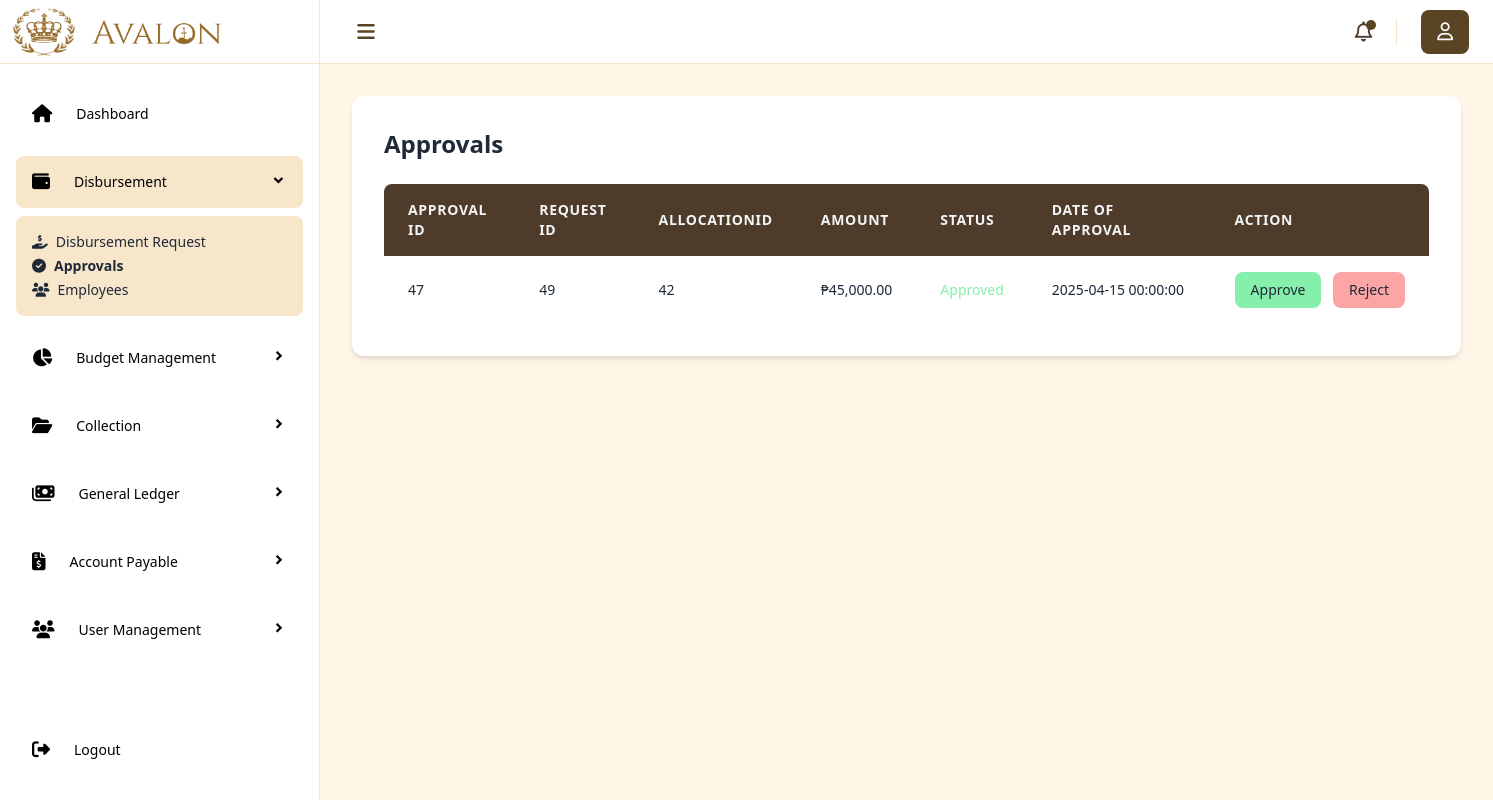
Page /Disbursement/Approvals.php on the committed database.
### tables this page shows
CREATE TABLE `approvals` (
  `ApprovalID` int(11) NOT NULL,
  `AllocationID` int(11) NOT NULL,
  `RequestID` int(11) NOT NULL,
  `Amount` decimal(10,2) NOT NULL,
  `ApproverID` int(11) NOT NULL,
  `Status` enum('Pending','Approved','Rejected') NOT NULL DEFAULT 'Pending',
  `DateOfApproval` datetime DEFAULT NULL,
  `RejectReason` text DEFAULT NULL
);

### Disbursement/Approvals.php (the view, shortened to what this page needs)
<?php include('../includes/head.php'); ?>
<body>
    <div class="flex min-h-screen w-full">
        <?php include('../includes/sidebar.php'); ?>
        <div class="main w-full bg-[#FFF6E8] md:ml-[320px]">
            <?php include('../includes/navbar.php'); ?>
            <main class="px-8 py-8">
                    <div class="bg-white p-8 rounded-xl shadow-md">
                        <h2 class="text-2xl font-semibold mb-6 text-gray-800">Approvals</h2>
                        <div class="overflow-x-auto">
                            <table class="w-full border-collapse">
                                <thead class="bg-[#4E3B2A]">
                                    <tr>
                                        <th class="px-6 py-4 text-left text-sm font-bold text-gray-100 uppercase tracking-wider rounded-tl-lg" ">Approval ID</th>
                                        <th class="px-6 py-4 text-left text-sm font-bold text-gray-100 uppercase tracking-wider" ">Request ID</th>
                                        <th class="px-6 py-4 text-left text-sm font-bold text-gray-100 uppercase tracking-wider" ">AllocationID</th>
                                        <th class="px-6 py-4 text-left text-sm font-bold text-gray-100 uppercase tracking-wider" ">Amount</th>
                                        <th class="px-6 py-4 text-left text-sm font-bold text-gray-100 uppercase tracking-wider" ">Status</th>
                                        <th class="px-6 py-4 text-left text-sm font-bold text-gray-100 uppercase tracking-wider" ">Date of Approval</th>
                                        <th class="px-6 py-4 text-left text-sm font-bold text-gray-100 uppercase tracking-wider rounded-tr-lg" ">Action</th>
                                    </tr>
                                </thead>
                                <tbody class="divide-y divide-gray-200">
                                    <?php
                                        $db = new Database();
                                        $conn = $db->connect('fin_disbursement');
                                        $query = "SELECT * FROM approvals";
                                        $result = $conn->query($query);
                                    if ($result->num_rows > 0) {
                                        while ($row = $result->fetch_assoc()) {
                                            $statusColor = 'text-gray-800';
                                            if ($row['Status'] == 'Approved') {
                                                $statusColor = 'text-[#86EFAC]';
                                            } elseif ($row['Status'] == 'Rejected') {
                                                $statusColor = 'text-[#FCA5A5]';
                                            } elseif ($row['Status'] == 'Pending') {
                                                $statusColor = 'text-yellow-600';
                                            }
                                            echo "<tr class='hover:bg-gray-50'>
                                                    <td class='px-6 py-4 whitespace-nowrap text-sm text-gray-800'>{$row['ApprovalID']}</td>
                                                    <td class='px-6 py-4 whitespace-nowrap text-sm text-gray-800'>{$row['RequestID']}</td>
                                                     <td class='px-6 py-4 whitespace-nowrap text-sm text-gray-800'>{$row['AllocationID']}</td>
                                                    <td class='px-6 py-4 whitespace-nowrap text-sm text-gray-800'>₱" . number_format($row['Amount'], 2) . "</td>
                                                    <td class='px-6 py-4 whitespace-nowrap text-sm font-medium {$statusColor}'>{$row['Status']}</td>
                                                    <td class='px-6 py-4 whitespace-nowrap text-sm text-gray-800'>{$row['DateOfApproval']}</td>
                                                    <td class='px-6 py-4 whitespace-nowrap text-sm font-medium space-x-2'>
                                                      <button onclick='openApproveModal({$row['ApprovalID']})' class='bg-[#86EFAC] text-[#1F2937] px-4 py-2 rounded-lg hover:bg-green-600 transition-colors'>Approve</button>
                                                      <button onclick='openRejectModal({$row['ApprovalID']})' class='bg-[#FCA5A5] text-[#1F2937] px-4 py-2 rounded-lg hover:bg-red-600 transition-colors'>Reject</button>
                                                    </td>
                                                  </tr>";
                                        }
                                    } else {
                                        echo "<tr><td colspan='6' class='px-6 py-4 text-center text-red-500'>No approvals found.</td></tr>";
                                    }
                                    ?>
                                </tbody>
                            </table>
                        </div>
                    </div>
                    </div>
        </div>
</body>
</html>

### rows in the picture
approvals: ApprovalID "47", RequestID "49", AllocationID "42", Amount "45,000.00", Status "Approved", DateOfApproval "2025-04-15 00:00:00"

### other values in the picture
str_replace('_', ' ', $moduleName) "Disbursement"
$data['name'] "Disbursement Request"
$data['name'] "Approvals"
$data['name'] "Employees"
str_replace('_', ' ', $moduleName) "Budget Management"
str_replace('_', ' ', $moduleName) "Collection"
str_replace('_', ' ', $moduleName) "General Ledger"
str_replace('_', ' ', $moduleName) "Account Payable"
str_replace('_', ' ', $moduleName) "User Management"
